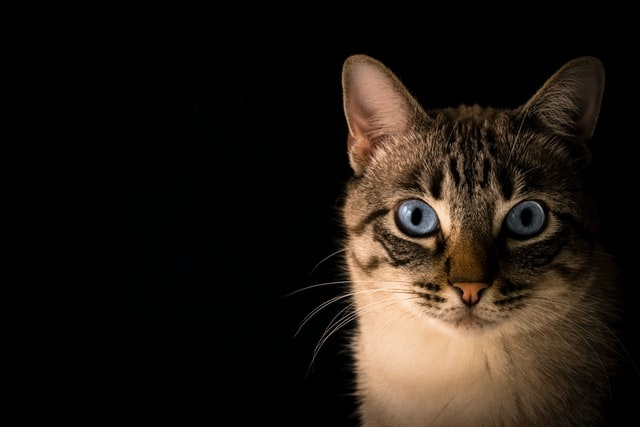
#> input picture cat.jpg, 640 x 427 px
$ python lab513.py
#> lines starting #> are read from the running program, lines starting #| are printed output that depends on the picture; after the words box and inside, x2 and y2 are one past the last pixel; in counts of white or black regions, pixels touching at a corner belong together
# Introduction to Principal Component Analysis (PCA)
from __future__ import print_function
from __future__ import division
import cv2 as cv
import numpy as np
import argparse
from math import atan2, cos, sin, sqrt, pi

def drawAxis(img, p_, q_, colour, scale):
    p = list(p_)
    q = list(q_)

    angle = atan2(p[1] - q[1], p[0] - q[0]) # angle in radians
    hypotenuse = sqrt((p[1] - q[1]) * (p[1] - q[1]) + (p[0] - q[0]) * (p[0] - q[0]))

    # Here we lengthen the arrow by a factor of scale
    q[0] = p[0] - scale * hypotenuse * cos(angle)
    q[1] = p[1] - scale * hypotenuse * sin(angle)
    cv.line(img, (int(p[0]), int(p[1])), (int(q[0]), int(q[1])), colour, 1, cv.LINE_AA)

    # create the arrow hooks
    p[0] = q[0] + 9 * cos(angle + pi / 4)
    p[1] = q[1] + 9 * sin(angle + pi / 4)
    cv.line(img, (int(p[0]), int(p[1])), (int(q[0]), int(q[1])), colour, 1, cv.LINE_AA)

    p[0] = q[0] + 9 * cos(angle - pi / 4)
    p[1] = q[1] + 9 * sin(angle - pi / 4)
    cv.line(img, (int(p[0]), int(p[1])), (int(q[0]), int(q[1])), colour, 1, cv.LINE_AA)


def getOrientation(pts, img):

    sz = len(pts)
    data_pts = np.empty((sz, 2), dtype=np.float64)
    for i in range(data_pts.shape[0]):
        data_pts[i,0] = pts[i,0,0]
        data_pts[i,1] = pts[i,0,1]

    # Perform PCA analysis
    mean = np.empty((0))
    mean, eigenvectors, eigenvalues = cv.PCACompute2(data_pts, mean)

    # Store the center of the object
    cntr = (int(mean[0,0]), int(mean[0,1]))

    cv.circle(img, cntr, 3, (255, 0, 255), 2)
    p1 = (cntr[0] + 0.02 * eigenvectors[0,0] * eigenvalues[0,0], cntr[1] + 0.02 * eigenvectors[0,1] * eigenvalues[0,0])
    p2 = (cntr[0] - 0.02 * eigenvectors[1,0] * eigenvalues[1,0], cntr[1] - 0.02 * eigenvectors[1,1] * eigenvalues[1,0])
    drawAxis(img, cntr, p1, (0, 255, 0), 1)
    drawAxis(img, cntr, p2, (255, 255, 0), 5)
    angle = atan2(eigenvectors[0,1], eigenvectors[0,0]) # orientation in radians

    return angle


parser = argparse.ArgumentParser(description='Code for Introduction to Principal Component Analysis (PCA) tutorial.\
                                              This program demonstrates how to use OpenCV PCA to extract the orientation of an object.')
parser.add_argument('--input', help='Path to input image.', default='cat.jpg')
args = parser.parse_args()

src = cv.imread(cv.samples.findFile(args.input))
#> src is the input picture: shape (427, 640, 3); mean B, G, R 18.9, 25.4, 32.6
# Check if image is loaded successfully
if src is None:
    print('Could not open or find the image: ', args.input)
    exit(0)

cv.imshow('src', src)

# Convert image to grayscale
gray = cv.cvtColor(src, cv.COLOR_BGR2GRAY)
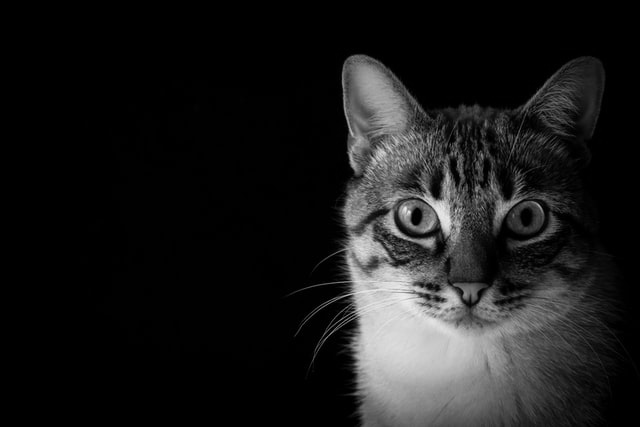
#> gray: shape (427, 640); min 0, max 237, mean 26.8

# Convert image to binary
_, bw = cv.threshold(gray, 50, 255, cv.THRESH_BINARY | cv.THRESH_OTSU)
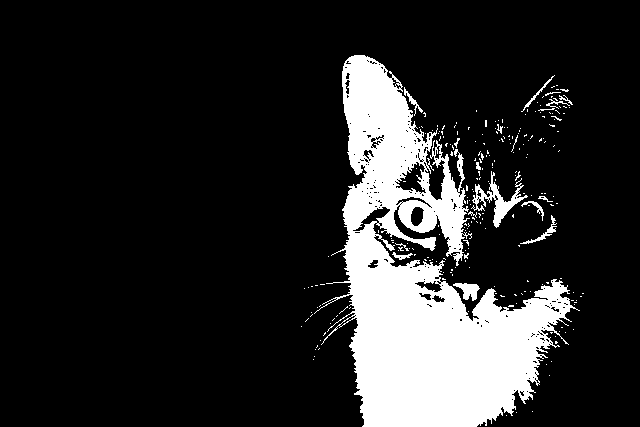
#> bw: shape (427, 640); 15.9% white; 239 white regions (220 under 20 px)

contours, _ = cv.findContours(bw, cv.RETR_LIST, cv.CHAIN_APPROX_NONE)
#> contours = 486 contours, 459 with area under 20; largest, box (x1, y1, x2, y2) and area: (314, 55, 580, 427) 41338, (471, 171, 528, 228) 660, (395, 161, 427, 194) 526, (352, 206, 391, 232) 306, (453, 283, 480, 301) 222
for i, c in enumerate(contours):

    # Calculate the area of each contour
    area = cv.contourArea(c)

    # Ignore contours that are too small or too large
    if area < 1e2 or 1e5 < area:
        continue

    # Draw each contour only for visualisation purposes
    cv.drawContours(src, contours, i, (0, 0, 255), 2)

    # Find the orientation of each shape
    getOrientation(c, src)
#> this loop made 486 passes
#> (c, area) on passes 1 to 3: ([[506, 415]], 0), ([[516, 412]], 0), ([[532, 411]], 0)
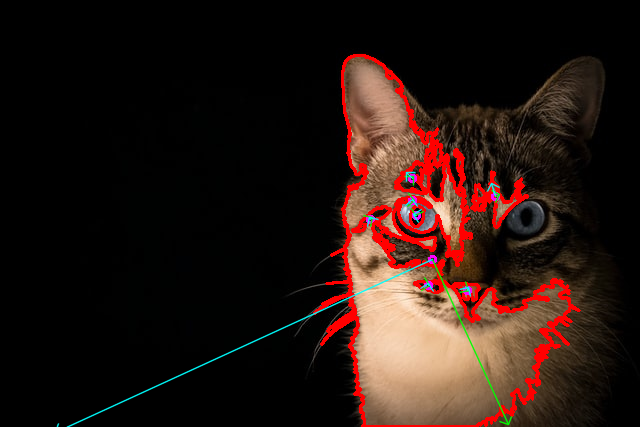
#> src: shape (427, 640, 3); 5.16% of pixels changed, all inside (x1, y1, x2, y2) = (56, 54, 581, 427)

cv.imshow('output', src)
cv.waitKey()
